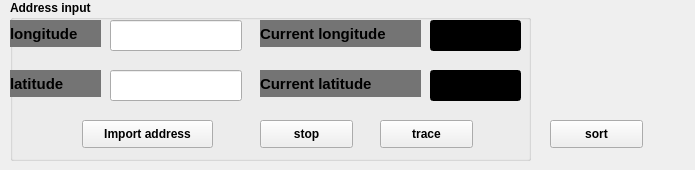
    <widget class="QWidget" name="tab">
     <property name="minimumSize">
      <size>
       <width>695</width>
       <height>0</height>
      </size>
     </property>
     <attribute name="title">
      <string>telescope1</string>
     </attribute>
     <widget class="QGroupBox" name="groupBox_3">
      <property name="geometry">
       <rect>
        <x>10</x>
        <y>0</y>
        <width>521</width>
        <height>161</height>
       </rect>
      </property>
      <property name="sizePolicy">
       <sizepolicy hsizetype="Expanding" vsizetype="Fixed">
        <horstretch>0</horstretch>
        <verstretch>0</verstretch>
       </sizepolicy>
      </property>
      <property name="font">
       <font>
        <weight>75</weight>
        <bold>true</bold>
       </font>
      </property>
      <property name="title">
       <string>Address input</string>
      </property>
      <widget class="QLineEdit" name="lineEdit_6">
       <property name="geometry">
        <rect>
         <x>100</x>
         <y>20</y>
         <width>132</width>
         <height>31</height>
        </rect>
       </property>
       <property name="text">
        <string/>
       </property>
      </widget>
      <widget class="QLineEdit" name="lineEdit_7">
       <property name="geometry">
        <rect>
         <x>100</x>
         <y>70</y>
         <width>132</width>
         <height>31</height>
        </rect>
       </property>
       <property name="text">
        <string/>
       </property>
      </widget>
      <widget class="QLabel" name="label_10">
       <property name="geometry">
        <rect>
         <x>0</x>
         <y>20</y>
         <width>91</width>
         <height>27</height>
        </rect>
       </property>
       <property name="sizePolicy">
        <sizepolicy hsizetype="Preferred" vsizetype="Preferred">
         <horstretch>1</horstretch>
         <verstretch>0</verstretch>
        </sizepolicy>
       </property>
       <property name="font">
        <font>
         <pointsize>11</pointsize>
         <weight>75</weight>
         <bold>true</bold>
        </font>
       </property>
       <property name="styleSheet">
        <string notr="true">background-color: rgb(116, 116, 116);
border-top-color: rgb(255, 255, 255);</string>
       </property>
       <property name="text">
        <string>longitude</string>
       </property>
      </widget>
      <widget class="QLabel" name="label_11">
       <property name="geometry">
        <rect>
         <x>0</x>
         <y>70</y>
         <width>91</width>
         <height>27</height>
        </rect>
       </property>
       <property name="sizePolicy">
        <sizepolicy hsizetype="Preferred" vsizetype="Preferred">
         <horstretch>1</horstretch>
         <verstretch>0</verstretch>
        </sizepolicy>
       </property>
       <property name="font">
        <font>
         <pointsize>11</pointsize>
         <weight>75</weight>
         <bold>true</bold>
        </font>
       </property>
       <property name="styleSheet">
        <string notr="true">background-color: rgb(116, 116, 116);
border-top-color: rgb(255, 255, 255);
</string>
       </property>
       <property name="text">
        <string>latitude</string>
       </property>
      </widget>
      <widget class="QPushButton" name="pb_load_sourceFile_import">
       <property name="geometry">
        <rect>
         <x>72</x>
         <y>120</y>
         <width>131</width>
         <height>28</height>
        </rect>
       </property>
       <property name="font">
        <font>
         <weight>75</weight>
         <bold>true</bold>
        </font>
       </property>
       <property name="text">
        <string>Import address</string>
       </property>
      </widget>
      <widget class="QLineEdit" name="lineEdit_8">
       <property name="geometry">
        <rect>
         <x>420</x>
         <y>20</y>
         <width>91</width>
         <height>31</height>
        </rect>
       </property>
       <property name="font">
        <font>
         <pointsize>12</pointsize>
         <weight>75</weight>
         <bold>true</bold>
        </font>
       </property>
       <property name="styleSheet">
        <string notr="true">color: rgb(0, 170, 0);
background-color: rgb(0, 0, 0);</string>
       </property>
      </widget>
      <widget class="QLineEdit" name="lineEdit_9">
       <property name="geometry">
        <rect>
         <x>420</x>
         <y>70</y>
         <width>91</width>
         <height>31</height>
        </rect>
       </property>
       <property name="font">
        <font>
         <pointsize>12</pointsize>
         <weight>75</weight>
         <bold>true</bold>
        </font>
       </property>
       <property name="styleSheet">
        <string notr="true">color: rgb(0, 170, 0);
background-color: rgb(0, 0, 0);</string>
       </property>
      </widget>
      <widget class="QLabel" name="label_12">
       <property name="geometry">
        <rect>
         <x>250</x>
         <y>20</y>
         <width>161</width>
         <height>27</height>
        </rect>
       </property>
       <property name="sizePolicy">
        <sizepolicy hsizetype="Preferred" vsizetype="Preferred">
         <horstretch>1</horstretch>
         <verstretch>0</verstretch>
        </sizepolicy>
       </property>
       <property name="font">
        <font>
         <pointsize>11</pointsize>
         <weight>75</weight>
         <bold>true</bold>
        </font>
       </property>
       <property name="styleSheet">
        <string notr="true">background-color: rgb(116, 116, 116);
</string>
       </property>
       <property name="text">
        <string>Current longitude</string>
       </property>
      </widget>
      <widget class="QLabel" name="label_13">
       <property name="geometry">
        <rect>
         <x>250</x>
         <y>70</y>
         <width>161</width>
         <height>27</height>
        </rect>
       </property>
       <property name="sizePolicy">
        <sizepolicy hsizetype="Preferred" vsizetype="Preferred">
         <horstretch>1</horstretch>
         <verstretch>0</verstretch>
        </sizepolicy>
       </property>
       <property name="font">
        <font>
         <pointsize>11</pointsize>
         <weight>75</weight>
         <bold>true</bold>
        </font>
       </property>
       <property name="styleSheet">
        <string notr="true">background-color: rgb(116, 116, 116);
</string>
       </property>
       <property name="text">
        <string>Current latitude</string>
       </property>
      </widget>
      <widget class="QPushButton" name="track_1">
       <property name="geometry">
        <rect>
         <x>370</x>
         <y>120</y>
         <width>93</width>
         <height>28</height>
        </rect>
       </property>
       <property name="font">
        <font>
         <weight>75</weight>
         <bold>true</bold>
        </font>
       </property>
       <property name="text">
        <string>trace</string>
       </property>
      </widget>
      <widget class="QPushButton" name="stop_1">
       <property name="geometry">
        <rect>
         <x>250</x>
         <y>120</y>
         <width>93</width>
         <height>28</height>
        </rect>
       </property>
       <property name="font">
        <font>
         <weight>75</weight>
         <bold>true</bold>
        </font>
       </property>
       <property name="text">
        <string>stop</string>
       </property>
      </widget>
     </widget>
     <widget class="QPushButton" name="sort_1">
      <property name="geometry">
       <rect>
        <x>550</x>
        <y>120</y>
        <width>93</width>
        <height>28</height>
       </rect>
      </property>
      <property name="font">
       <font>
        <weight>75</weight>
        <bold>true</bold>
       </font>
      </property>
      <property name="text">
       <string>sort</string>
      </property>
     </widget>
    </widget>
